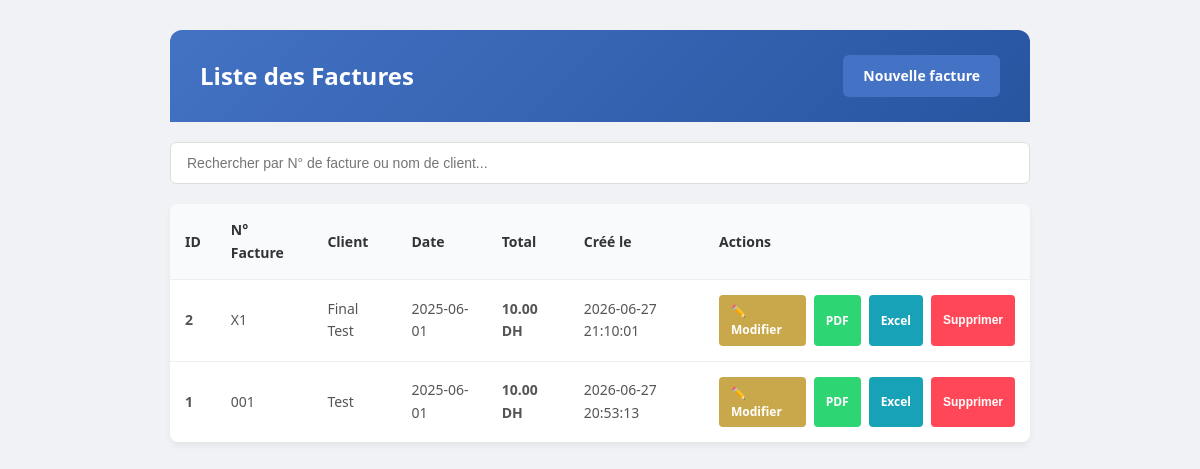
The app's page /invoices, older data.
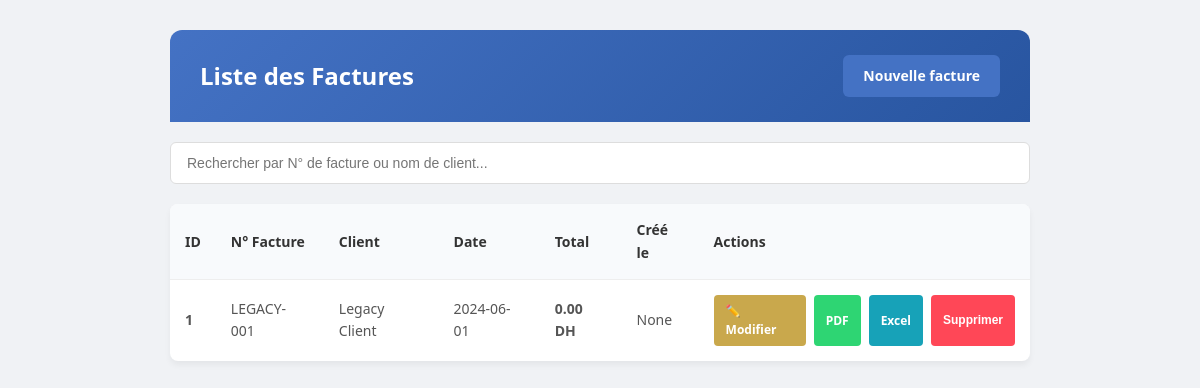
The same page, newer data.
### app.py (models this page shows)
class Invoice(db.Model):
    __tablename__ = "invoices"
    id = db.Column(db.Integer, primary_key=True, autoincrement=True)
    invoice_num = db.Column(db.String, nullable=False, default="")
    date = db.Column(db.String, nullable=False, default="")
    client_name = db.Column(db.String, nullable=False, default="")
    client_address = db.Column(db.String, nullable=False, default="")
    total = db.Column(db.Float, nullable=False, default=0.0)
    remise = db.Column(db.Float, nullable=False, default=0.0)
    payer = db.Column(db.Float, nullable=False, default=0.0)
    net_total = db.Column(db.Float, nullable=False, default=0.0)
    items = db.Column(db.JSON, nullable=False, default=list)
    created_at = db.Column(
        db.String,
        default=lambda: datetime.now().strftime("%Y-%m-%d %H:%M:%S")
    )

### app.py (the view)
@app.route("/invoices")
def invoices_list():
    try:
        rows = Invoice.query.order_by(Invoice.id.desc()).all()
        invoices = [
            {
                "id": inv.id,
                "invoice_num": inv.invoice_num,
                "date": inv.date,
                "client_name": inv.client_name,
                "net_total": inv.net_total,
                "created_at": inv.created_at
            }
            for inv in rows
        ]
    except Exception:
        invoices = []
    return render_template("invoices.html", invoices=invoices)

### templates/invoices.html (shortened to what this page needs)
<!DOCTYPE html>
<html lang="fr">
<head>
    <link rel="stylesheet" href="{{ url_for('static', filename='style.css') }}">
</head>
<body>
    <div class="container">
        <header class="header-actions">
            <h1>Liste des Factures</h1>
            <a href="/" class="btn-nav">Nouvelle facture</a>
        </header>
        {% if invoices %}
            <div class="search-container">
                <input type="text" id="search-input" placeholder="Rechercher par N° de facture ou nom de client...">
            </div>
            <table class="invoices-table">
                <thead>
                    <tr>
                        <th>ID</th>
                        <th>N° Facture</th>
                        <th>Client</th>
                        <th>Date</th>
                        <th>Total</th>
                        <th>Créé le</th>
                        <th>Actions</th>
                    </tr>
                </thead>
                <tbody>
                    {% for invoice in invoices %}
                        <tr id="invoice-row-{{ invoice.id }}">
                            <td><strong>{{ invoice.id }}</strong></td>
                            <td>{{ invoice.invoice_num }}</td>
                            <td>{{ invoice.client_name }}</td>
                            <td>{{ invoice.date }}</td>
                            <td><strong>{{ "{:,.2f}".format(invoice.net_total).replace(',', ' ') }} DH</strong></td>
                            <td>{{ invoice.created_at }}</td>
                            <td>
                                <div class="action-btns">
                                    <a href="/?edit={{ invoice.id }}" class="btn-action btn-action-edit" title="Modifier">✏️ Modifier</a>
                                    <a href="/invoices/{{ invoice.id }}/pdf" class="btn-action btn-action-pdf" title="Télécharger PDF">PDF</a>
                                    <a href="/invoices/{{ invoice.id }}/excel" class="btn-action btn-action-excel" title="Télécharger Excel">Excel</a>
                                    <button type="button" class="btn-action btn-action-delete" onclick="deleteInvoice({{ invoice.id }})" title="Supprimer">Supprimer</button>
                                </div>
                            </td>
                        </tr>
                    {% endfor %}
                </tbody>
            </table>
        {% else %}
            <div class="empty-state">
                <p>Aucune facture enregistrée pour le moment.</p>
            </div>
        {% endif %}
    </div>
</body>
</html>

### static/style.css (style rules this page uses)
* { margin: 0; padding: 0; box-sizing: border-box; }
body { font-family: 'Segoe UI', Tahoma, Geneva, Verdana, sans-serif; background: #f0f2f5; color: #333; line-height: 1.6; }
.container { max-width: 900px; margin: 30px auto; padding: 0 20px; }
header { background: linear-gradient(135deg, #4472C4, #2855a0); color: white; padding: 25px 30px; border-radius: 12px 12px 0 0; }
header h1 { font-size: 24px; font-weight: 600; }

### templates/invoices.html (style rules this page uses)
.header-actions { display: flex; justify-content: space-between; align-items: center; }
.header-actions h1 { margin: 0; }
.btn-nav { text-decoration: none; background: #4472C4; color: white; padding: 10px 20px; border-radius: 6px; font-size: 14px; font-weight: 600; transition: all 0.2s; }
.invoices-table { width: 100%; border-collapse: collapse; margin-top: 20px; background: white; border-radius: 8px; overflow: hidden; box-shadow: 0 4px 6px rgba(0,0,0,0.05); }
.invoices-table th, .invoices-table td { padding: 15px; text-align: left; border-bottom: 1px solid #eeeeee; }
.invoices-table th { background-color: #f8fafc; color: #333333; font-weight: 600; font-size: 14px; }
.invoices-table td { font-size: 14px; color: #555555; }
.invoices-table tr:last-child td { border-bottom: none; }
.action-btns { display: flex; gap: 8px; }
.btn-action { padding: 6px 12px; font-size: 12px; font-weight: 600; border: none; border-radius: 4px; cursor: pointer; text-decoration: none; transition: all 0.2s; display: inline-flex; align-items: center; justify-content: center; }
.btn-action-pdf { background: #2ed573; color: white; }
.btn-action-excel { background: #17a2b8; color: white; }
.btn-action-edit { background: #C9A84C; color: white; }
.btn-action-delete { background: #ff4757; color: white; }
.search-container { margin-top: 20px; margin-bottom: 10px; }
#search-input { width: 100%; padding: 12px 16px; font-size: 14px; border: 1px solid #dddddd; border-radius: 6px; outline: none; transition: all 0.2s; box-sizing: border-box; }

Row changes from the older to the newer data that the page shows:
removed Invoice: id "2", invoice_num "X1", client_name "Final Test", date "2025-06-01", net_total "10.00", created_at "2026-06-27 21:10:01"
changed Invoice id 1: invoice_num "001" → "LEGACY-001"; client_name "Test" → "Legacy Client"; date "2025-06-01" → "2024-06-01"; net_total "10.00" → "0.00"; created_at "2026-06-27 20:53:13" → "None"
